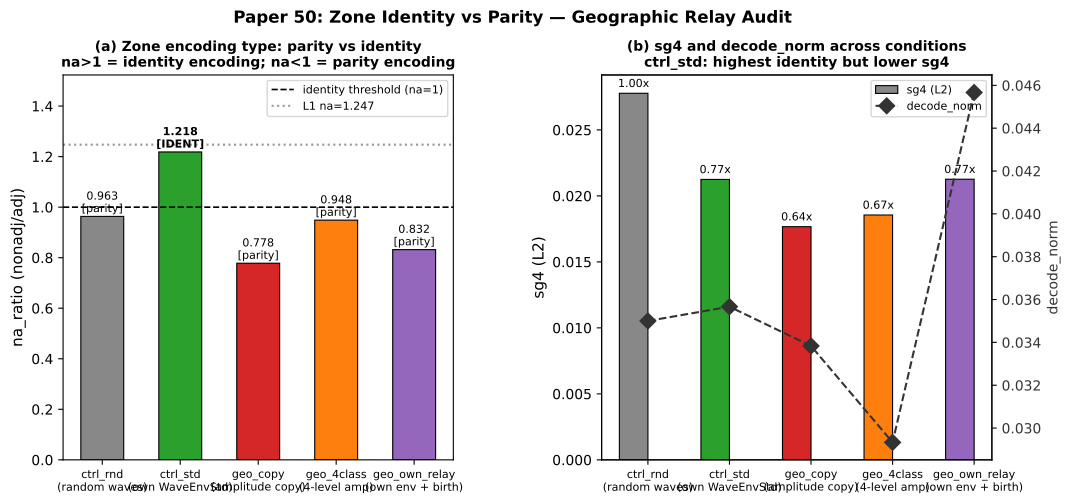

The Python source for this figure:
"""Paper 50 figure: zone parity vs identity in geographic relay."""
import json, numpy as np, matplotlib
matplotlib.use('Agg')
import matplotlib.pyplot as plt
from matplotlib.gridspec import GridSpec

with open('results/paper50_analysis.json') as f:
    d = json.load(f)

CONDITIONS = ['ctrl_rnd','ctrl_std','geo_copy','geo_4class','geo_own_relay']
LABELS = {
    'ctrl_rnd':     'ctrl_rnd\n(random waves)',
    'ctrl_std':     'ctrl_std\n(own WaveEnvStd)',
    'geo_copy':     'geo_copy\n(amplitude copy)',
    'geo_4class':   'geo_4class\n(4-level amp)',
    'geo_own_relay':'geo_own_relay\n(own env + birth)',
}
COLORS = {
    'ctrl_rnd':     '#888888',
    'ctrl_std':     '#2ca02c',
    'geo_copy':     '#d62728',
    'geo_4class':   '#ff7f0e',
    'geo_own_relay':'#9467bd',
}

fig = plt.figure(figsize=(12, 5))
gs  = GridSpec(1, 2, figure=fig, wspace=0.38)

x = np.arange(len(CONDITIONS))
na_vals  = [d[c]['na_l2']   for c in CONDITIONS]
sg4_vals = [d[c]['sg4_l2']  for c in CONDITIONS]
dn_vals  = [d[c]['dnorm_l2']for c in CONDITIONS]

# ── Panel (a): na_ratio — the main finding ────────────────────────────────────
ax_a = fig.add_subplot(gs[0, 0])
bars = ax_a.bar(x, na_vals, color=[COLORS[c] for c in CONDITIONS],
                width=0.55, edgecolor='k', linewidth=0.8)
ax_a.axhline(1.0, ls='--', color='k', linewidth=1.2, label='identity threshold (na=1)')
ax_a.axhline(d['ctrl_rnd']['na_l1'], ls=':', color='#333333', alpha=0.5,
             label=f'L1 na={d["ctrl_rnd"]["na_l1"]:.3f}')
for b, v in zip(bars, na_vals):
    enc = 'IDENT' if v > 1 else 'parity'
    ax_a.text(b.get_x()+b.get_width()/2, b.get_height()+0.008,
              f'{v:.3f}\n[{enc}]', ha='center', va='bottom', fontsize=8,
              fontweight='bold' if v > 1 else 'normal')
ax_a.set_xticks(x)
ax_a.set_xticklabels([LABELS[c] for c in CONDITIONS], fontsize=8)
ax_a.set_ylabel('na_ratio (nonadj/adj)', fontsize=11)
ax_a.set_title('(a) Zone encoding type: parity vs identity\n'
               'na>1 = identity encoding; na<1 = parity encoding',
               fontsize=10, fontweight='bold')
ax_a.legend(fontsize=8, loc='upper right')
ax_a.set_ylim(0, max(na_vals)*1.25)

# ── Panel (b): sg4 and decode_norm comparison ─────────────────────────────────
ax_b = fig.add_subplot(gs[0, 1])
w = 0.35
bars_sg4 = ax_b.bar(x - w/2, sg4_vals, width=w,
                    color=[COLORS[c] for c in CONDITIONS],
                    edgecolor='k', linewidth=0.8, label='sg4 (L2)')
ax_b2 = ax_b.twinx()
ax_b2.plot(x, dn_vals, 'D--', color='#333333', markersize=8,
           label='decode_norm', linewidth=1.5)
ax_b2.set_ylabel('decode_norm', fontsize=10, color='#333333')
ax_b2.tick_params(axis='y', labelcolor='#333333')
ax_b.set_xticks(x)
ax_b.set_xticklabels([LABELS[c] for c in CONDITIONS], fontsize=8)
ax_b.set_ylabel('sg4 (L2)', fontsize=11)
ax_b.set_title('(b) sg4 and decode_norm across conditions\n'
               'ctrl_std: highest identity but lower sg4',
               fontsize=10, fontweight='bold')
lines1, labs1 = ax_b.get_legend_handles_labels()
lines2, labs2 = ax_b2.get_legend_handles_labels()
ax_b.legend(lines1+lines2, labs1+labs2, fontsize=8, loc='upper right')

# annotate ctrl_rnd as gain=1.00 baseline
ctrl_sg4 = d['ctrl_rnd']['sg4_l2']
for b, v in zip(bars_sg4, sg4_vals):
    g = v/ctrl_sg4
    ax_b.text(b.get_x()+b.get_width()/2, b.get_height()+0.0003,
              f'{g:.2f}x', ha='center', va='bottom', fontsize=8)

fig.suptitle('Paper 50: Zone Identity vs Parity — Geographic Relay Audit',
             fontsize=12, fontweight='bold', y=1.01)
plt.savefig('paper50_figure1.pdf', bbox_inches='tight')
print('Saved: paper50_figure1.pdf')
